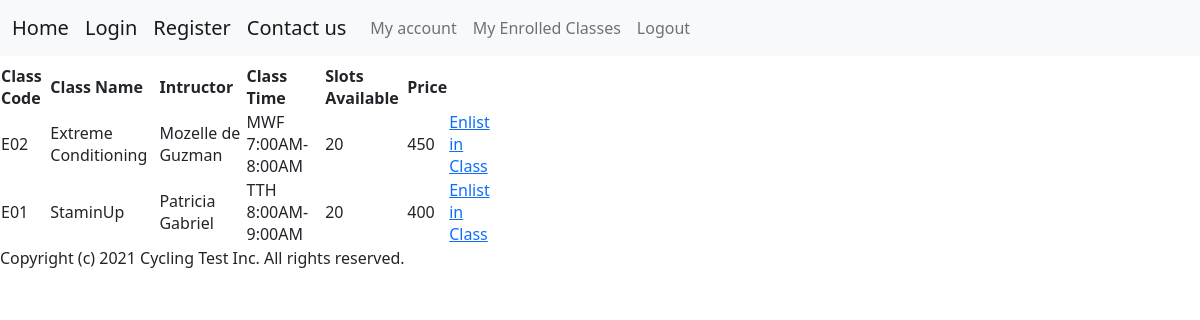
The page /enduranceclasses (signed in) on the database as committed earlier.
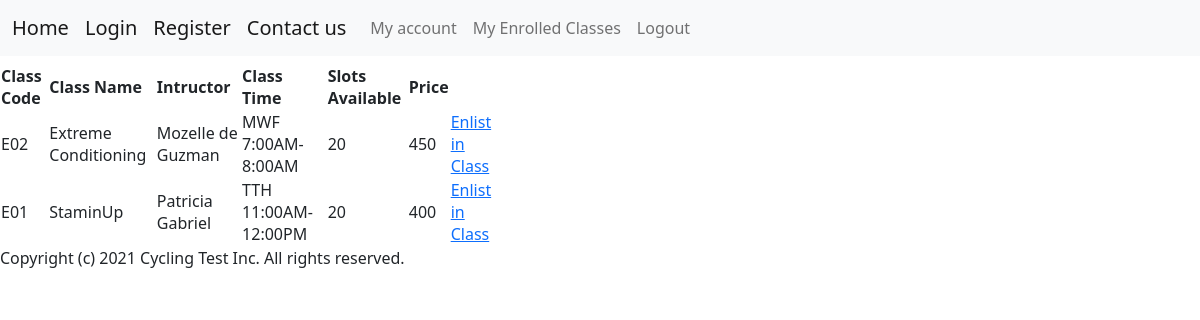
The same page on the database as committed later.
### app.py (models this page shows)
class Classes(db.Model):
    id = db.Column(db.Integer, primary_key=True)
    class_code = db.Column(db.String(10), unique=True)
    class_category = db.Column(db.String(50))
    class_name = db.Column(db.String(50))
    instructor = db.Column(db.String(50))
    class_time = db.Column(db.String(50))
    price = db.Column(db.Integer)
    slots_available = db.Column(db.Integer)

### app.py (the view)
@app.route("/enduranceclasses")
@login_required
def endurance():
    classes = Classes.query.filter_by(class_category="Endurance")
    return render_template("endurance.html", classes=classes)

### app.py (called while the page is built)
@login_manager.user_loader
def load_user(user_id):
    return Users.query.get(int(user_id))

### templates/endurance.html
<html>
{% include "header.html" %}
{% block content %}
<table class="center" , style="width:500px">
    <tr>
        <th>Class Code</th>
        <th>Class Name</th>
        <th>Intructor</th>
        <th>Class Time</th>
        <th>Slots Available</th>
        <th>Price</th>
    </tr>
    {% for class in classes %}
    <tr>
        <td>{{ class.class_code}}</td>
        <td>{{ class.class_name}}</td>
        <td>{{ class.instructor}}</td>
        <td>{{ class.class_time}}</td>
        <td>{{ class.slots_available}}</td>
        <td>{{ class.price}}</td>
        <td>
            <a href="/enlistclass?code={{ class.class_code }}">Enlist in Class</a>
        </td>
    </tr>
    {% endfor %}
</table>
{% include "footer.html" %}
{% endblock %}
</html>

Rows that differ between the two databases and show on the page:
changed Classes "StaminUp": class_time "TTH 8:00AM-9:00AM" → "TTH 11:00AM-12:00PM"
